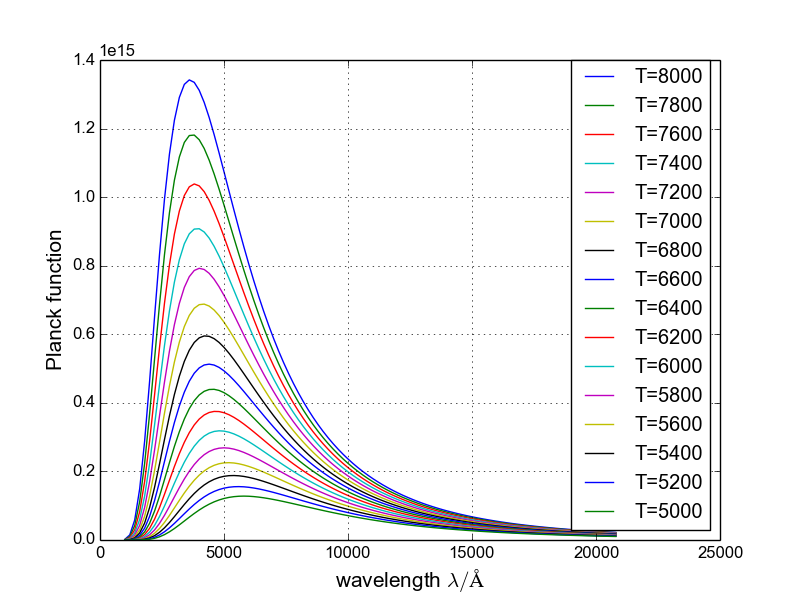

Python code for this plot:
from pylab import *

def planck(temp, wav):
    h = 6.62607e-27  # planck in erg s
    k = 1.38065e-16  # boltzmann in erg/K
    c = 2.99792e10   # speed of light cm/s

    return 2*h*c**2/wav**5*1./(exp(h*c/(wav*k*temp))-1)

if __name__=='__main__':

    wav = arange(1000,20801,200)
    b = zeros(wav.shape)

    figure()
    xlabel(r'wavelength $\lambda / \AA$', size=15)
    ylabel(r'Planck function', size=15)
    grid('on')

    for T in range(8000,5000-1,-200):
        b[:] = planck(T, wav[:]*1e-8)
        plot(wav,b,'-',label='T=%d'%T)

    legend(loc='best')
    savefig('ssa_3_1.png')

    # log y-axis
    yscale('log')
    legend().set_visible(False)
    savefig('ssa_3_1_logy.png')

    # log-log axes
    xscale('log')
    savefig('ssa_3_1_loglog.png')

    show()
